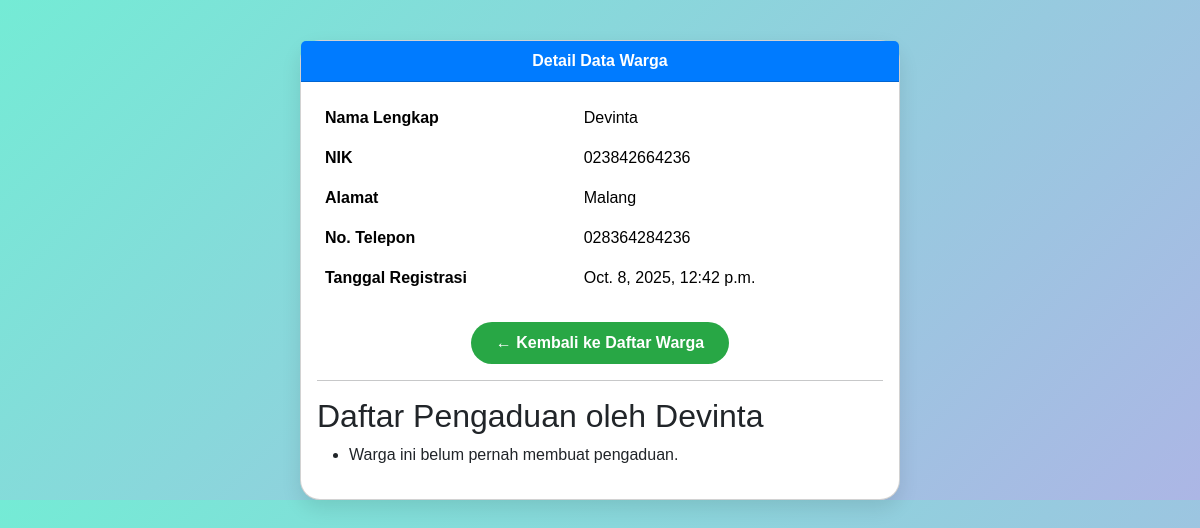
/warga/1/, run on an earlier commit of the app's database.
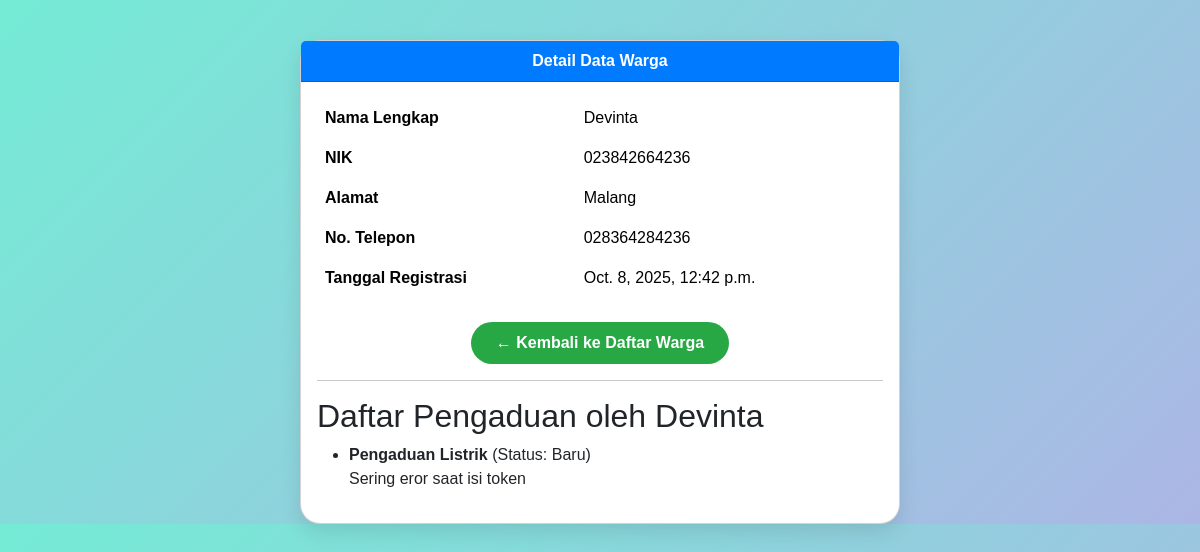
And on a later commit of the database.
### warga/models.py (models this page shows, shortened)
class Pengaduan(models.Model):
    STATUS_CHOICES = [
        ('BARU', 'Baru'),
        ('DIPROSES', 'Diproses'),
        ('SELESAI', 'Selesai'),
    ]
    judul = models.CharField(max_length=200)
    deskripsi = models.TextField()
    status = models.CharField(max_length=10, choices=STATUS_CHOICES, default='BARU')
    tanggal_lapor = models.DateTimeField(auto_now_add=True)
    pelapor = models.ForeignKey(Warga, on_delete=models.CASCADE, related_name='pengaduan')

### warga/views.py (the view)
# urls.py: path('<int:pk>/', WargaDetailView.as_view(), name='warga-detail'),
class WargaDetailView(DetailView):
    model = Warga

### warga/templates/warga/warga_detail.html (shortened to what this page needs)
<!DOCTYPE html>
<html lang="id">
<head>
    <link href="https://cdn.jsdelivr.net/npm/bootstrap@5.3.2/dist/css/bootstrap.min.css" rel="stylesheet">
</head>
<body>
<div class="container">
    <div class="card mx-auto" style="max-width: 600px;">
        <div class="card-header text-center">
            Detail Data Warga
        </div>
        <div class="card-body">
            <table class="table table-borderless">
                <tr>
                    <th>Nama Lengkap</th>
                    <td>{{ warga.nama_lengkap }}</td>
                </tr>
                <tr>
                    <th>NIK</th>
                    <td>{{ warga.nik }}</td>
                </tr>
                <tr>
                    <th>Alamat</th>
                    <td>{{ warga.alamat }}</td>
                </tr>
                <tr>
                    <th>No. Telepon</th>
                    <td>{{ warga.no_telepon }}</td>
                </tr>
                <tr>
                    <th>Tanggal Registrasi</th>
                    <td>{{ warga.tanggal_registrasi }}</td>
                </tr>
            </table>
            <div class="text-center mt-4">
                <a href="{% url 'warga-list' %}" class="btn btn-back px-4 py-2">← Kembali ke Daftar Warga</a>
            </div>
            <hr>
            <h2>Daftar Pengaduan oleh {{ object.nama_lengkap }}</h2>
            <ul>
                {% for aduan in object.pengaduan.all %}
                    <li>
                        <strong>{{ aduan.judul }}</strong> (Status: {{ aduan.get_status_display }})
                        <p>{{ aduan.deskripsi }}</p>
                    </li>
                {% empty %}
                    <li>Warga ini belum pernah membuat pengaduan.</li>
                {% endfor %}
            </ul>
        </div>
    </div>
</div>
</body>
</html>

What changed in the data, as far as the page shows it:
added Pengaduan: judul "Pengaduan Listrik", status "Baru", deskripsi "Sering eror saat isi token"
Also different on the page:
text no longer shown: "Warga ini belum pernah membuat pengaduan."
